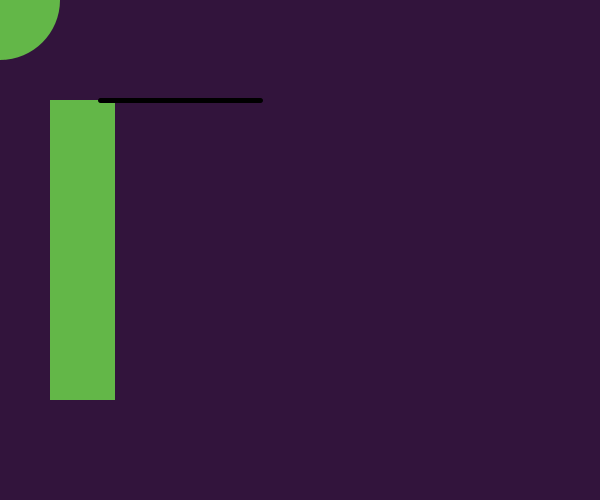
Frame 1 (no input)
Frame 60 (the mouse pressed at the canvas centre just before this capture): identical to frame 1, image omitted
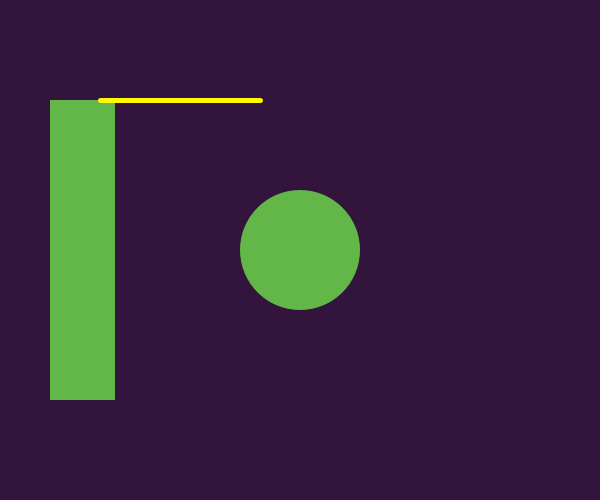
Frame 120 (the mouse held since frame 60 and released just before this capture)

The Processing sketch that drew these frames (run headless with seeded random() and noise(); from frame 60 on, the mouse is pressed at the canvas centre):

// Processing sketch: processing_86539
// ── processing_86539.pde

int RED = 50;
int BLUE = 60;
int GREEN = 20;
int ellipsesize = 120;

void setup(){
 size(600,500);
 background (RED, GREEN, BLUE);
}

void draw(){
  background (RED, GREEN, BLUE);
  println (mouseX + "" + mouseY); //gives mouse control over the associated co-ordinates
  fill(99, 183, 72); //R,G,B values for the shapes
  noStroke (); //removes any stroke from the shapes
rect(50, 100, 65, 300);
ellipse(mouseX, mouseY, ellipsesize, ellipsesize);

strokeWeight (5);
stroke(mouseX, mouseY, mouseY-mouseX); //gives mouse movement control over colour
line(100, 100, 260, 100);
  
}
